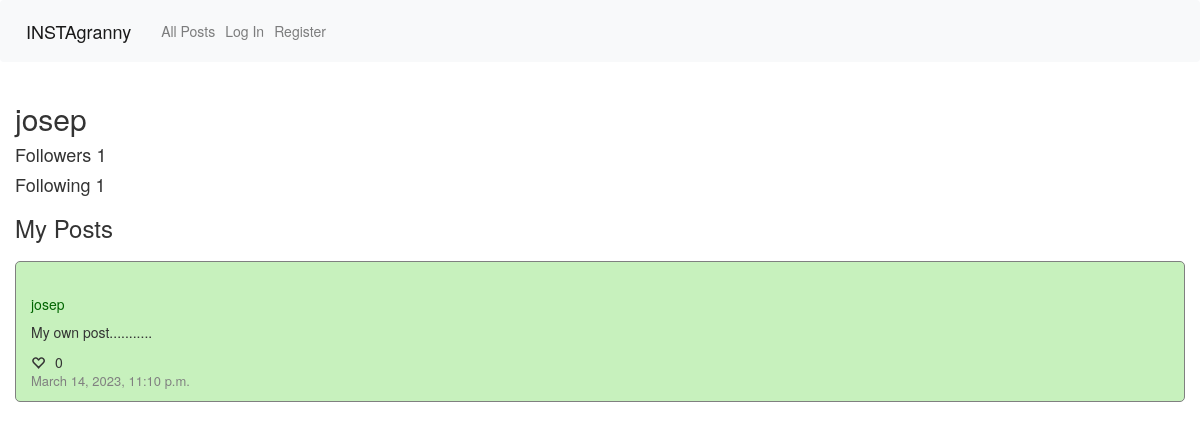
/josep, run on an earlier commit of the app's database.
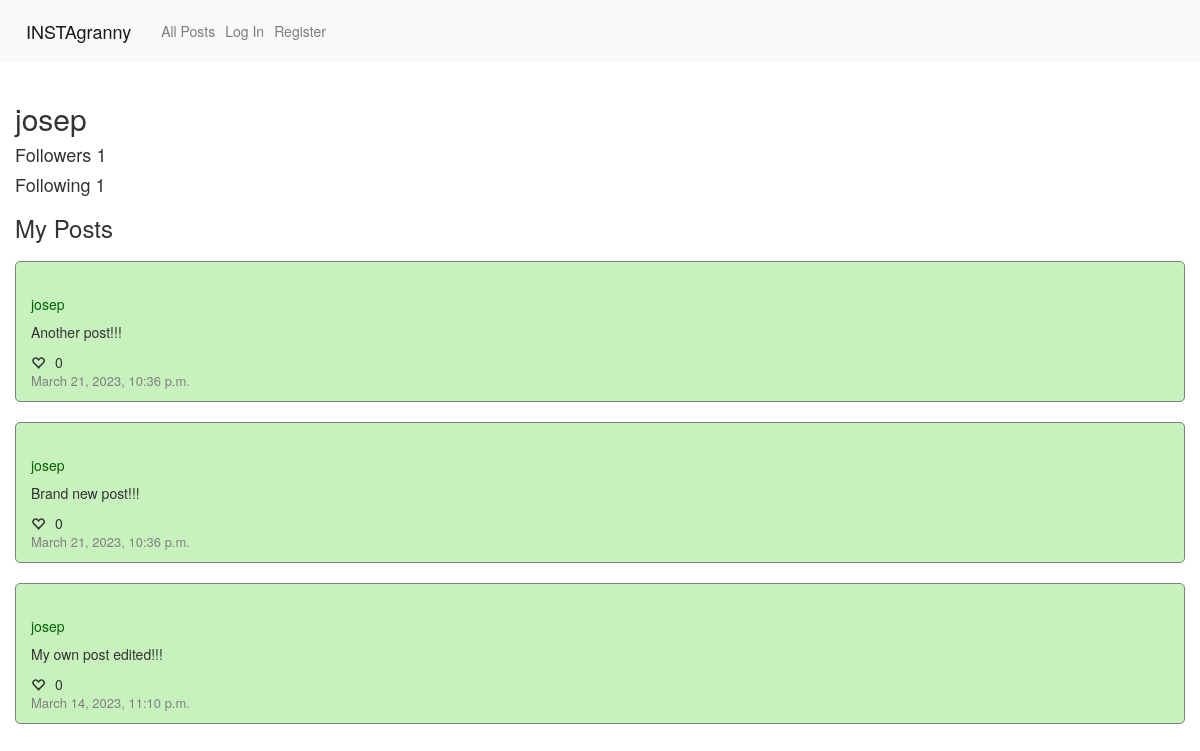
And on a later commit of the database.
### network/models.py (models this page shows, shortened)
class Post(models.Model):
    poster = models.ForeignKey(User,on_delete=models.PROTECT, related_name="user_posts")
    body = models.TextField(max_length=300)
    liked_by = models.ManyToManyField(User, blank=True, related_name='liked_posts')
    timestamp = models.DateTimeField(default=datetime.today)

class User(AbstractUser):
    followers = models.ManyToManyField('self', symmetrical=False, blank=True, related_name="following")
    def __str__(self):
        return f"{self.username}"

### network/views.py (the view)
# urls.py: path("<str:username>", views.profile_view, name="profile"),
def profile_view(request, username):
    user = request.user
    profile = User.objects.get(username=username)
    users_following = profile.followers.all()
    followed = False
    for user_following in users_following:
        if user_following == user:
            followed = True
    if request.method == "POST":
        if request.POST["formtype"] == "follow":
            profile.followers.add(user)
            return redirect("network:profile", username)
        elif request.POST["formtype"] == "unfollow":
            profile.followers.remove(user)
            return redirect("network:profile", username)
    else:
        posts = Post.objects.filter(poster=profile).order_by('-timestamp')
        page_number = request.GET.get('page', 1)
        paginator = Paginator(posts, 10)
        page = paginator.get_page(page_number)
        return render(request, "network/profile.html", {
            "profile": profile,
            "followed": followed,
            "page": page
        })

### network/templates/network/profile.html (shortened to what this page needs)
{% extends "network/layout.html" %}
{% load static %}
{% block body %}
<div class="container-fluid">
    <h2>{{ profile.username }}</h2>
    <h4>Followers {{ profile.followers.count }}</h4>
    <h4>Following {{ profile.following.count }}</h4>
    <h3> My Posts</h3>
    {% for post in page %}
    <div class="post-section">
        <h5><a id="post-poster-{{ post.id }}" class="profilename" href="/{{ post.poster }}">{{ post.poster }}</a></h5>
        <p id="post-body-{{ post.id }}">{{ post.body }}</p>
        <div class="row align-items-center">
            <div id="likes-{{ post.id }}" class="col heart-col">
                {% if user in post.liked_by.all %}
                <i class="glyphicon glyphicon-heart" data-liked="True" data-like="{{ post.id }}"></i>
                {% else %}
                <i class="glyphicon glyphicon-heart-empty" data-liked="False" data-like="{{ post.id }}"></i>
                {% endif %}
                <p id="like-count-{{ post.id }}">{{ post.liked_by.all|length }}</p>
            </div>
        </div>
        <p class="timestamp">{{ post.timestamp }}</p>
    </div>
    {% endfor %}
</div>
{% endblock %}

What changed in the data, as far as the page shows it:
added Post: poster "josep", body "Another post!!!", liked_by.all|length "0", timestamp "March 21, 2023, 10:36 p.m."
added Post: poster "josep", body "Brand new post!!!", liked_by.all|length "0", timestamp "March 21, 2023, 10:36 p.m."
changed Post: body "My own post..........." → "My own post edited!!!"
